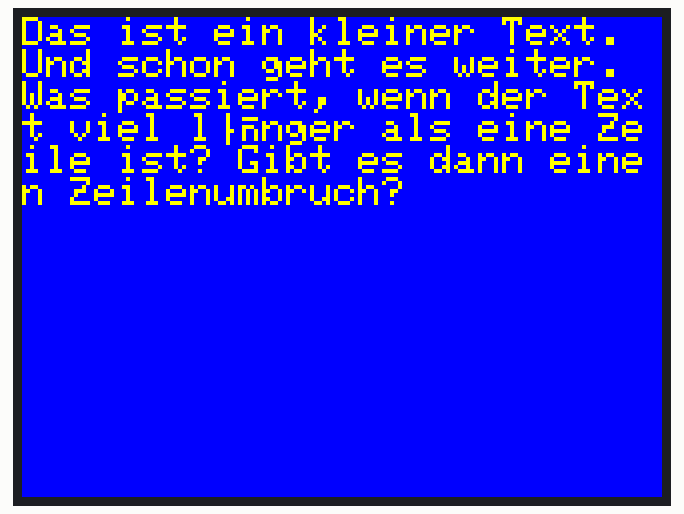
The program below on a simulated ESP8266 (Wemos D1 mini). Parts: 320×240 colour display. What the program prints to the serial monitor is not drawn.

Above: at 0.3 s.

The program:

main.cpp
```cpp
#include <Arduino.h>

/***************************************************
  2.8" TFT SPI Display mit LOLIN D1 MINI (ESP8266)
  Fliesstext

  26.12.2020
  Der Hobbyelektroniker
  https://community.hobbyelektroniker.ch
  https://www.youtube.com/c/HobbyelektronikerCh
 ****************************************************/


#include <TFT_eSPI.h> // Hardware-specific library
#include <SPI.h>

TFT_eSPI tft = TFT_eSPI();       // Invoke custom library

/* hardware SPI
#define TFT_MOSI D7
#define TFT_CLK  D5

// other pins
#define TFT_CS    D2
#define TFT_RST   D3
#define TFT_DC    D4

/* Betriebsspannung
 *  VCC 3.3V
 *  LED 3.3V
 *  GND GND
 */

/* Color definitions
#define ILI9341_BLACK 0x0000       ///<   0,   0,   0
#define ILI9341_NAVY 0x000F        ///<   0,   0, 123
#define ILI9341_DARKGREEN 0x03E0   ///<   0, 125,   0
#define ILI9341_DARKCYAN 0x03EF    ///<   0, 125, 123
#define ILI9341_MAROON 0x7800      ///< 123,   0,   0
#define ILI9341_PURPLE 0x780F      ///< 123,   0, 123
#define ILI9341_OLIVE 0x7BE0       ///< 123, 125,   0
#define ILI9341_LIGHTGREY 0xC618   ///< 198, 195, 198
#define ILI9341_DARKGREY 0x7BEF    ///< 123, 125, 123
#define ILI9341_BLUE 0x001F        ///<   0,   0, 255
#define ILI9341_GREEN 0x07E0       ///<   0, 255,   0
#define ILI9341_CYAN 0x07FF        ///<   0, 255, 255
#define ILI9341_RED 0xF800         ///< 255,   0,   0
#define ILI9341_MAGENTA 0xF81F     ///< 255,   0, 255
#define ILI9341_YELLOW 0xFFE0      ///< 255, 255,   0
#define ILI9341_WHITE 0xFFFF       ///< 255, 255, 255
#define ILI9341_ORANGE 0xFD20      ///< 255, 165,   0
#define ILI9341_GREENYELLOW 0xAFE5 ///< 173, 255,  41
#define ILI9341_PINK 0xFC18        ///< 255, 130, 198
*/


void setup() {
  Serial.begin(9600);
  Serial.println("ILI9341 Test!");

  tft.begin();
  tft.fillScreen(ILI9341_BLUE);
  tft.setRotation(1);
  tft.setTextSize(2);
  tft.setTextColor(ILI9341_YELLOW, ILI9341_BLUE);
  tft.setTextWrap(true);
  tft.print("Das ist ein kleiner Text. ");
  tft.println("Und schon geht es weiter.");
  tft.println("Was passiert, wenn der Text viel länger als eine Zeile ist? Gibt es dann einen Zeilenumbruch?");

}

void loop() {
//
}
```
